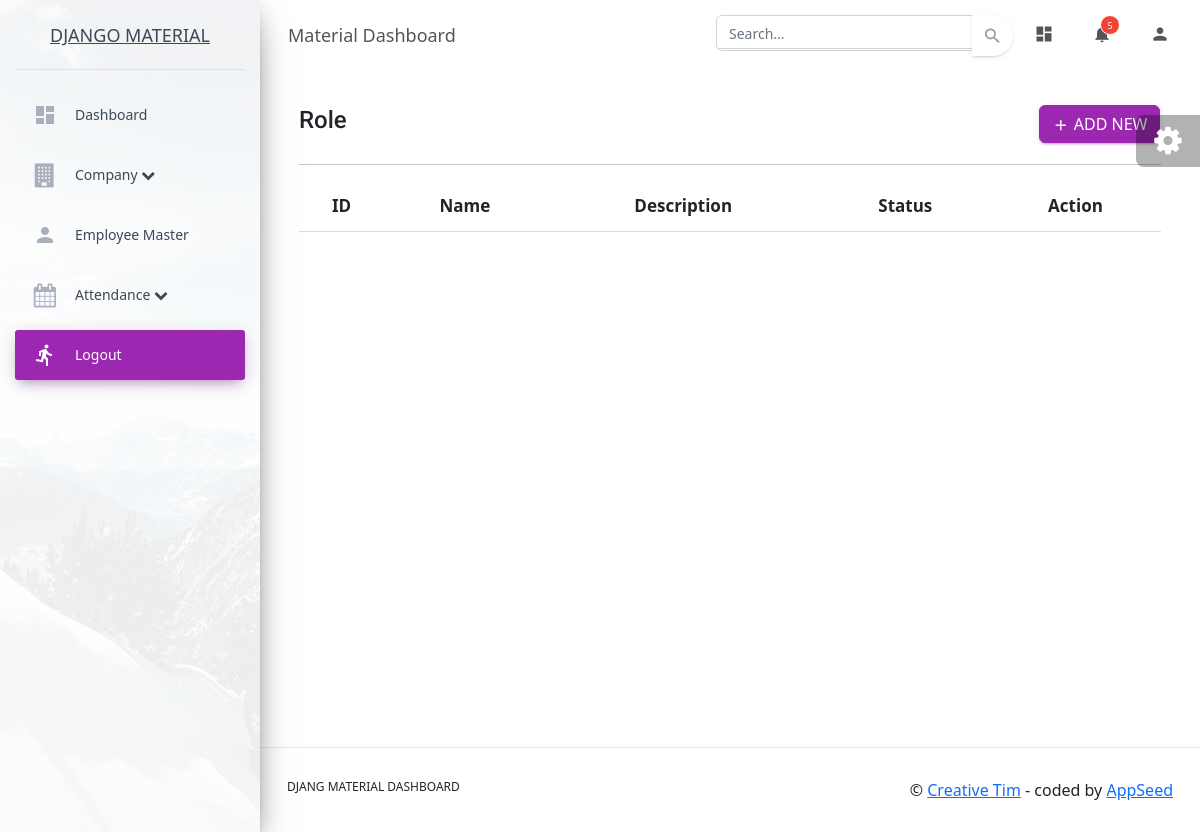
The page /role on the database as committed earlier.
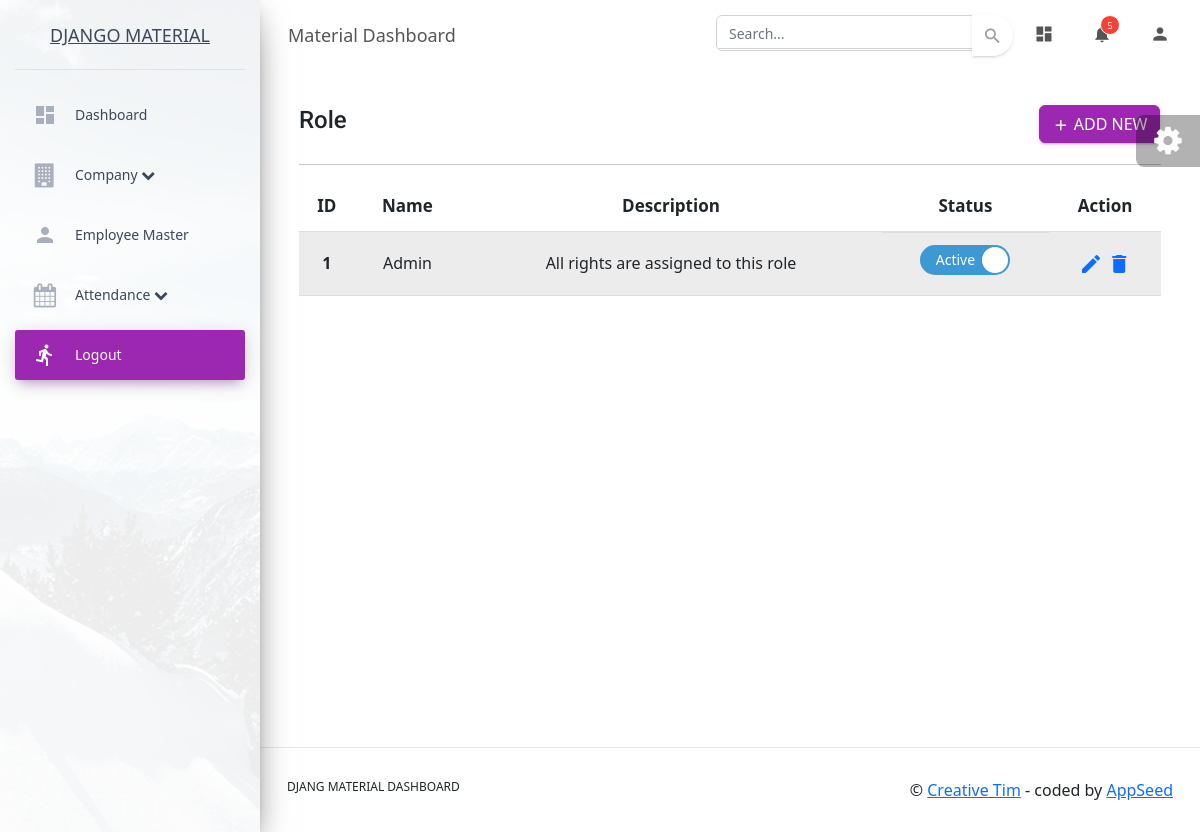
The same page on the database as committed later.
### Employee_App/models.py (models this page shows, shortened)
class Role_Master(models.Model):
    Role_Id=models.AutoField(primary_key=True)
    Role_Name=models.TextField(unique = True)
    Role_description = models.TextField()
    Role_Status=models.BooleanField(default=True)
    Created_By=models.IntegerField(null=True,blank=True)
    Created_Date=models.DateTimeField(default=timezone.now)
    Modified_By=models.IntegerField(null=True,blank=True)
    Modified_Date=models.DateTimeField(auto_now=True)

### Employee_App/views.py (the view)
# urls.py: path('role', views.role, name="role"),
def role(request):
    role_list = Role_Master.objects.all()
    context = {
        'page_title':'Role',
        'roles':role_list,
    }
    return render(request, 'Employee/Role/Roles.html',context)

### templates/Employee/Role/Roles.html (shortened to what this page needs)
{% extends "layouts/base.html" %}
{% block content %}
<div class="container-fluid">
    <div class="row  align-items-center">
        <div class="col mx-auto ">
            <h4 class="">Role</h4>
		</div>
        <div class="col mx-auto d-flex justify-content-end">
            <a class="btn btn-primary" href="{% url 'role/manage' %}" id="create_new"><i class="material-icons mdc-button__icon">add</i><span> Add New</span></a>
        </div>
    </div>
<hr>
    <div class="row">
            <div class="table-responsive">
                <table class="table table-hover table-sm table-striped ">
                    <thead class="fw-bold text-center">
                      <tr>
                        <th class="fw-bold" scope="col">ID</th>
                        <th class="fw-bold" scope="col">Name</th>
                        <th class="fw-bold" scope="col">Description</th>
                        <th class="fw-bold" scope="col">Status</th>
                        <th class="text-center py-1 fw-bold">Action</th>
                      </tr>
                    </thead>
                    <tbody>
                      <tr class="text-center">
                        {% for role in roles %}
                        <th class="text-center" scope="row">{{ role.Role_Id }}</th>
                        <td class="text-center">{{ role.Role_Name }}</td>
                        <td class="text-center">{{ role.Role_description }}</td>
                        <td class="d-flex justify-content-center" >
                          <div class="switchToggle">
                            <label for="switch">Toggle</label>
                          </div>
                      </td>
                        <td class="text-center">
                            <a href="role/manage?id={{role.Role_Id }}"  ><i class="material-icons">edit</i></a>
                            <a href="role/delete?id={{role.Role_Id }}"
                            onclick="return confirm('Are you sure you want to delete?')"><i class="material-icons">delete</i></a>
                        </td>
                      </tr>
                      {% endfor %}
                    </tbody>
                  </table>
            </div>
    </div>
</div>
{% endblock content %}

Rows that differ between the two databases and show on the page:
added Role_Master: Role_Id "1", Role_Name "Admin", Role_description "All rights are assigned to this role"
